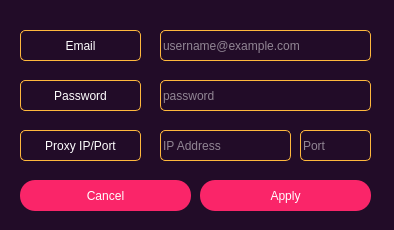
<?xml version="1.0" encoding="UTF-8"?>
<ui version="4.0">
 <class>AddMailDialog</class>
 <widget class="QDialog" name="AddMailDialog">
  <property name="geometry">
   <rect>
    <x>0</x>
    <y>0</y>
    <width>394</width>
    <height>230</height>
   </rect>
  </property>
  <property name="minimumSize">
   <size>
    <width>394</width>
    <height>230</height>
   </size>
  </property>
  <property name="maximumSize">
   <size>
    <width>394</width>
    <height>230</height>
   </size>
  </property>
  <property name="windowTitle">
   <string>Add Mail</string>
  </property>
  <property name="styleSheet">
   <string notr="true">QPushButton
{
	border-radius:15px;
	background-color:#fa2569;
	color:white;
}

QPushButton:hover
{
	border-radius:15px;
	background-color:#feb83d;
	color:black;
}

QLabel
{
	background-color:rgba(0, 0, 0,0);
	border: 1px solid grey;
	border-color:#feb83d;
	border-radius: 5px;
	color:white;
}

QLineEdit
{
	background-color:rgba(0, 0, 0,0);
	border: 1px solid grey;
	border-color:#feb83d;
	border-radius: 5px;
	color:white;
}

QMessageBox 
{
    background-color: #220c28;
}

QMessageBox QLabel 
{
    	background-color:rgba(0, 0, 0,0);
	border: 1px solid grey;
	border-color:#220c28;
	border-radius: 5px;
	color:white;
}

QMessageBox QPushButton
{
	border-radius:15px;
	border: 1px solid grey;
	border-color:#fa2569;
	background-color:#220c28;
	color:white;
}

QMessageBox QPushButton::hover
{
	border-radius:15px;
	border: 1px solid grey;
	border-color:#feb83d;
	background-color:#220c28;
	color:white;
}

#AddMailDialog
{
	background-color:#220c28;
}
</string>
  </property>
  <widget class="QPushButton" name="apply_pushButton">
   <property name="geometry">
    <rect>
     <x>200</x>
     <y>180</y>
     <width>171</width>
     <height>31</height>
    </rect>
   </property>
   <property name="text">
    <string>Apply</string>
   </property>
  </widget>
  <widget class="QPushButton" name="reject_pushButton">
   <property name="geometry">
    <rect>
     <x>20</x>
     <y>180</y>
     <width>171</width>
     <height>31</height>
    </rect>
   </property>
   <property name="text">
    <string>Cancel</string>
   </property>
  </widget>
  <widget class="QLabel" name="email_label">
   <property name="geometry">
    <rect>
     <x>20</x>
     <y>30</y>
     <width>121</width>
     <height>31</height>
    </rect>
   </property>
   <property name="text">
    <string>Email</string>
   </property>
   <property name="alignment">
    <set>Qt::AlignCenter</set>
   </property>
  </widget>
  <widget class="QLabel" name="password_label">
   <property name="geometry">
    <rect>
     <x>20</x>
     <y>80</y>
     <width>121</width>
     <height>31</height>
    </rect>
   </property>
   <property name="text">
    <string>Password</string>
   </property>
   <property name="alignment">
    <set>Qt::AlignCenter</set>
   </property>
  </widget>
  <widget class="QLabel" name="proxy_label">
   <property name="geometry">
    <rect>
     <x>20</x>
     <y>130</y>
     <width>121</width>
     <height>31</height>
    </rect>
   </property>
   <property name="text">
    <string>Proxy IP/Port</string>
   </property>
   <property name="alignment">
    <set>Qt::AlignCenter</set>
   </property>
  </widget>
  <widget class="QLineEdit" name="email_lineEdit">
   <property name="geometry">
    <rect>
     <x>160</x>
     <y>30</y>
     <width>211</width>
     <height>31</height>
    </rect>
   </property>
   <property name="placeholderText">
    <string>username@example.com</string>
   </property>
  </widget>
  <widget class="QLineEdit" name="password_lineEdit">
   <property name="geometry">
    <rect>
     <x>160</x>
     <y>80</y>
     <width>211</width>
     <height>31</height>
    </rect>
   </property>
   <property name="placeholderText">
    <string>password</string>
   </property>
  </widget>
  <widget class="QLineEdit" name="proxy_ip_lineEdit">
   <property name="geometry">
    <rect>
     <x>160</x>
     <y>130</y>
     <width>131</width>
     <height>31</height>
    </rect>
   </property>
   <property name="placeholderText">
    <string>IP Address</string>
   </property>
  </widget>
  <widget class="QLineEdit" name="proxy_port_lineEdit">
   <property name="geometry">
    <rect>
     <x>300</x>
     <y>130</y>
     <width>71</width>
     <height>31</height>
    </rect>
   </property>
   <property name="placeholderText">
    <string>Port</string>
   </property>
  </widget>
 </widget>
 <resources/>
 <connections/>
</ui>
